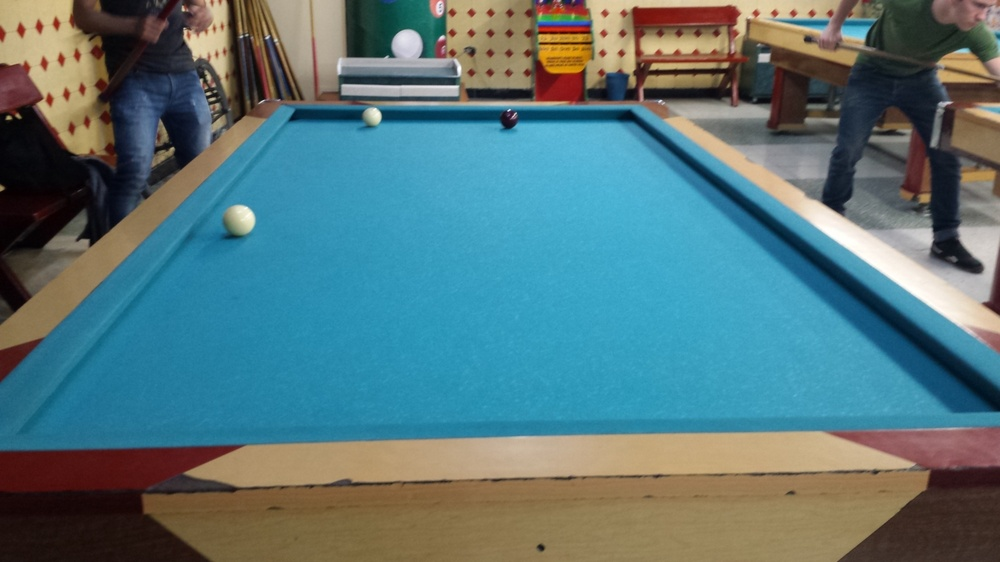
#> input picture images/billiard/b23.jpg, 1000 x 562 px, shrunk from 1366 x 768 before the run
$ python billiard.py   (older library calls are emulated)
#> lines starting #> are read from the running program, lines starting #| are printed output that depends on the picture; after the words box and inside, x2 and y2 are one past the last pixel; in counts of white or black regions, pixels touching at a corner belong together
import numpy as np
import cv2

# Load image
bgr_image = cv2.imread('./images/billiard/b23.jpg')
#> bgr_image is the input picture: shape (562, 1000, 3); mean B, G, R 122.1, 118.3, 87.3

height, width, deep = bgr_image.shape
#> height = 562; width = 1000; deep = 3

bgr_image = cv2.medianBlur(bgr_image,5)
hsv_image = cv2.cvtColor(bgr_image, cv2.COLOR_BGR2HSV)
#> hsv_image: shape (562, 1000, 3); mean H, S, V 68.6, 135.5, 143.9

# Convert to HSV colorspace
hsv = cv2.cvtColor(bgr_image, cv2.COLOR_BGR2HSV)

# Define color range for masking in HSV
lower = np.array([0, 0,  0])
upper = np.array([70, 255, 255])

# Apply the mask
mask = 255 - cv2.inRange(hsv, lower, upper)
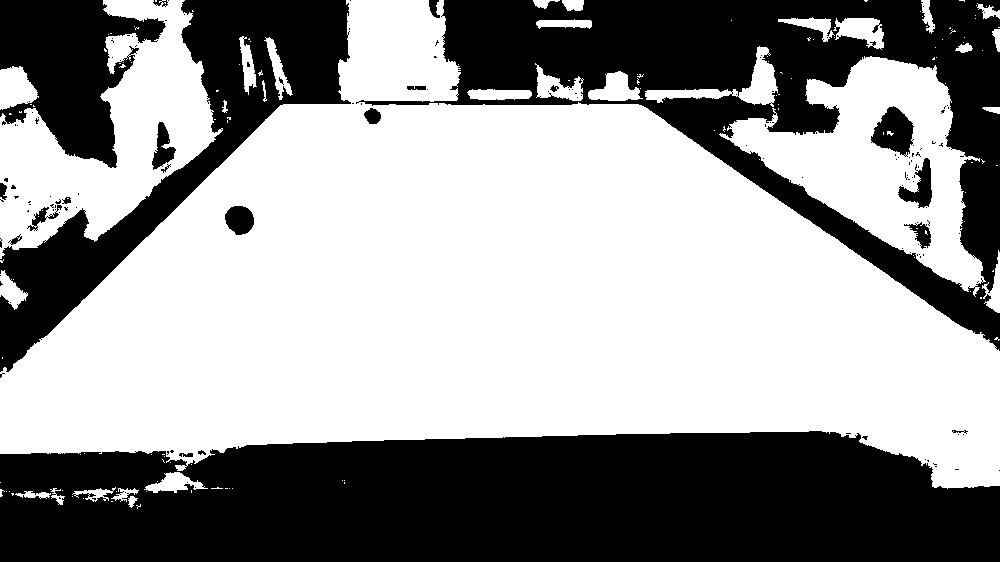
#> mask: shape (562, 1000); 58.9% white; 145 black regions (123 under 20 px)

#(source, destination, mask to apply)
#result = cv2.bitwise_and(bgr_image,bgr_image, mask=mask)

ret, thresh = cv2.threshold(mask, 127, 255, 0)
im2, contours, hierarchy = cv2.findContours(thresh, cv2.RETR_TREE, cv2.CHAIN_APPROX_SIMPLE)
#> contours = 416 contours, 360 with area under 20; largest, box (x1, y1, x2, y2) and area: (0, 0, 1000, 489) 267086, (719, 56, 986, 297) 28028, (0, 0, 223, 259) 25734, (645, 46, 778, 107) 1826, (870, 105, 915, 156) 1426


areas = [cv2.contourArea(contour) for contour in contours]
#> areas = 416 values, max 267086 at index 280, min 0 at index 1, mean 811.5
index = areas.index(max(areas))
#> index = 280


cv2.drawContours(bgr_image, contours, index, (0,255,0), 3)
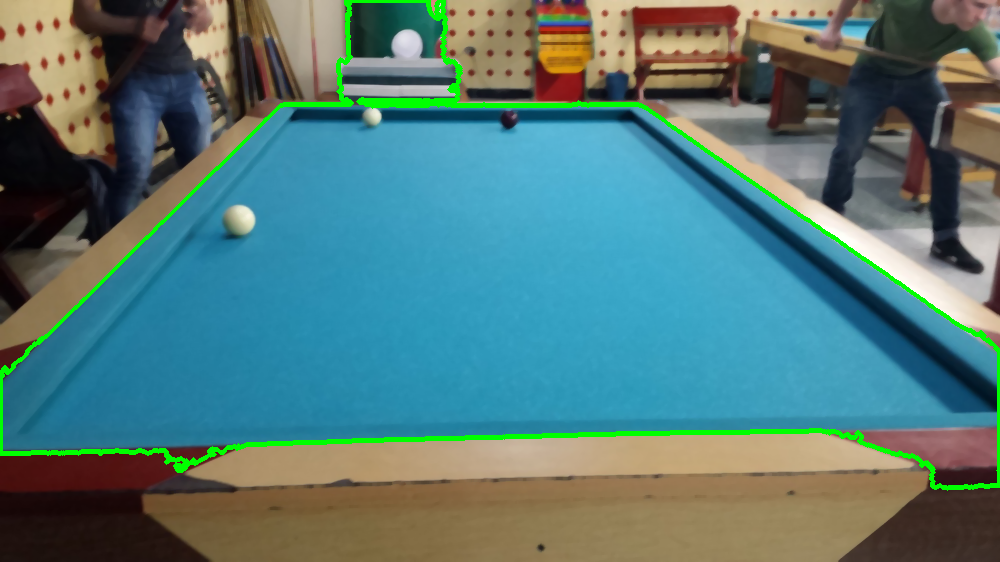
#> bgr_image: shape (562, 1000, 3); mean B, G, R 119.3, 121.6, 84.7

cv2.imshow('mask', bgr_image)
cv2.waitKey(0)
cv2.destroyAllWindows()

$ run again, with images/billiard/b1.jpg copied over images/billiard/b23.jpg
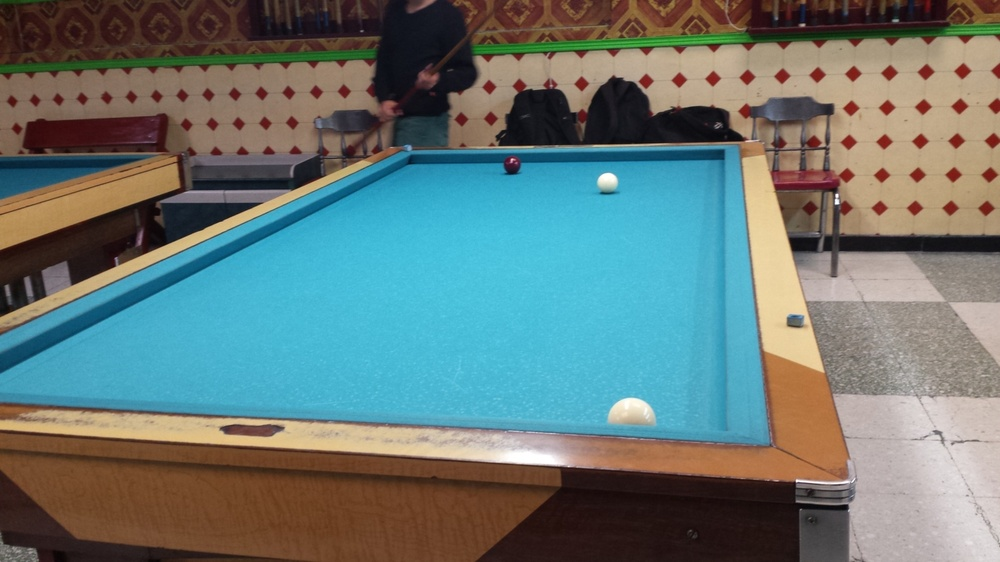
#> input picture images/billiard/b1.jpg, 1000 x 562 px, shrunk from 1366 x 768 before the run
#> bgr_image is the input picture: shape (562, 1000, 3); mean B, G, R 117, 120.1, 103.7
#> hsv_image: shape (562, 1000, 3); mean H, S, V 52.6, 118.7, 145.1
#> `mask = 255 - cv2.inRange(hsv, lower, upper)`:
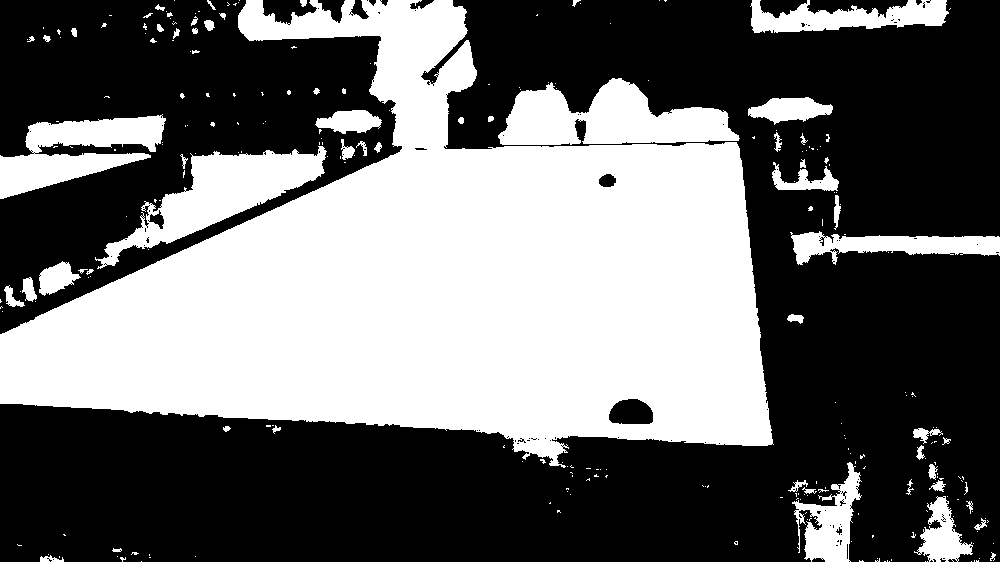
#> mask: shape (562, 1000); 41.6% white; 264 white regions (201 under 20 px)
#> contours = 521 contours, 468 with area under 20; largest, box (x1, y1, x2, y2) and area: (0, 0, 774, 468) 187023, (498, 78, 740, 145) 9406, (95, 146, 327, 269) 9163, (0, 114, 166, 199) 6795, (750, 0, 949, 33) 3704
#> areas = 521 values, max 187023 at index 472, min 0 at index 0, mean 446.6
#> index = 472
#> `cv2.drawContours(bgr_image, contours, index, (0,255,0), 3)`:
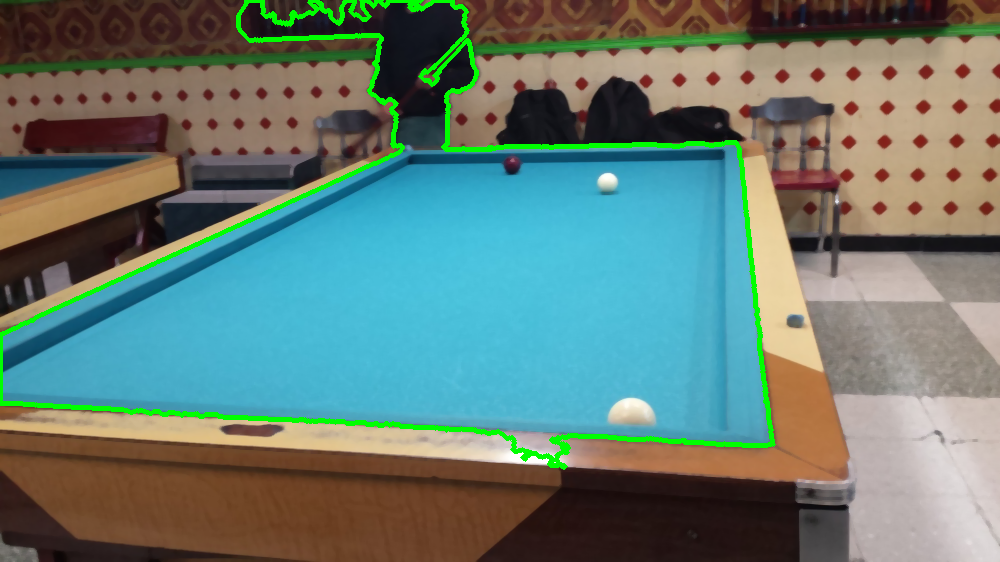
#> bgr_image: shape (562, 1000, 3); mean B, G, R 114.6, 124.1, 101.4

$ run again, with images/billiard/b10.jpg copied over images/billiard/b23.jpg
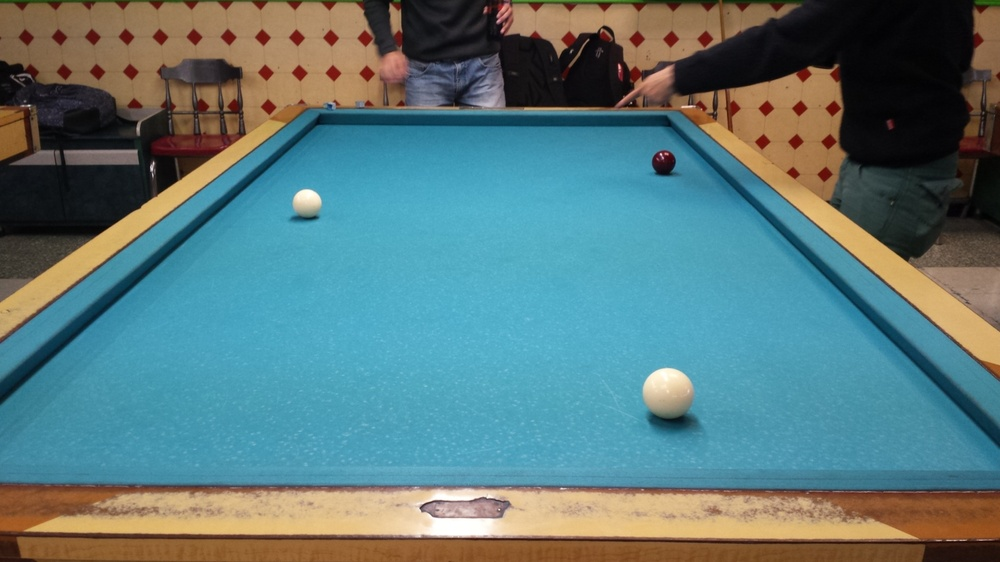
#> input picture images/billiard/b10.jpg, 1000 x 562 px, shrunk from 1366 x 768 before the run
#> bgr_image is the input picture: shape (562, 1000, 3); mean B, G, R 122.6, 121.3, 91
#> hsv_image: shape (562, 1000, 3); mean H, S, V 72, 129.4, 146.5
#> `mask = 255 - cv2.inRange(hsv, lower, upper)`:
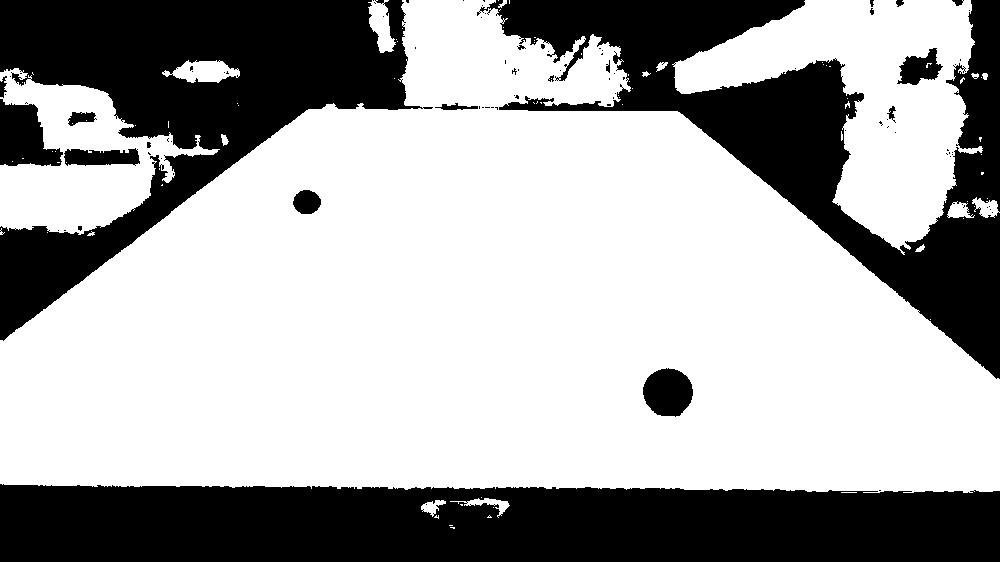
#> mask: shape (562, 1000); 65.6% white; 92 black regions (72 under 20 px)
#> contours = 270 contours, 239 with area under 20; largest, box (x1, y1, x2, y2) and area: (0, 0, 1000, 493) 315332, (672, 0, 983, 255) 34892, (0, 68, 220, 235) 17170, (642, 367, 694, 418) 1948, (63, 147, 141, 167) 1138
#> areas = 270 values, max 315331.5 at index 192, min 0 at index 1, mean 1394.4
#> index = 192
#> `cv2.drawContours(bgr_image, contours, index, (0,255,0), 3)`:
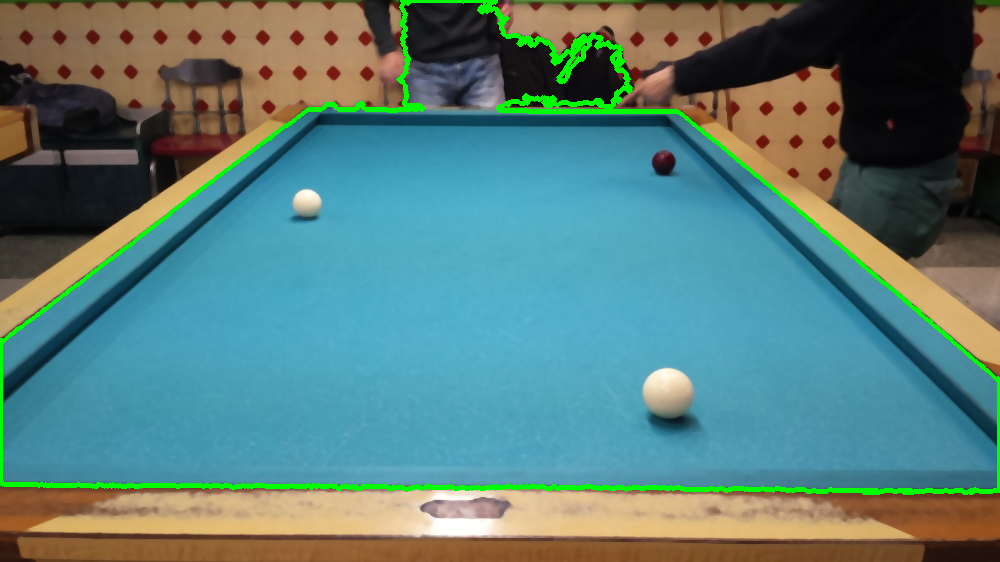
#> bgr_image: shape (562, 1000, 3); mean B, G, R 120.5, 125.9, 89

$ run again, with images/billiard/b11.jpg copied over images/billiard/b23.jpg
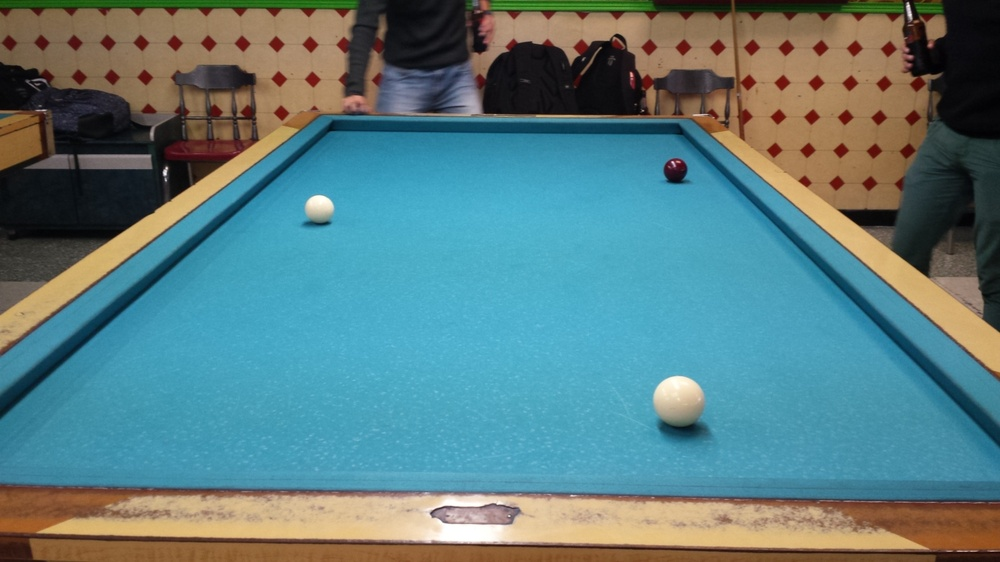
#> input picture images/billiard/b11.jpg, 1000 x 562 px, shrunk from 1366 x 768 before the run
#> bgr_image is the input picture: shape (562, 1000, 3); mean B, G, R 127.7, 125.3, 91.1
#> hsv_image: shape (562, 1000, 3); mean H, S, V 71.2, 132.1, 150.8
#> `mask = 255 - cv2.inRange(hsv, lower, upper)`:
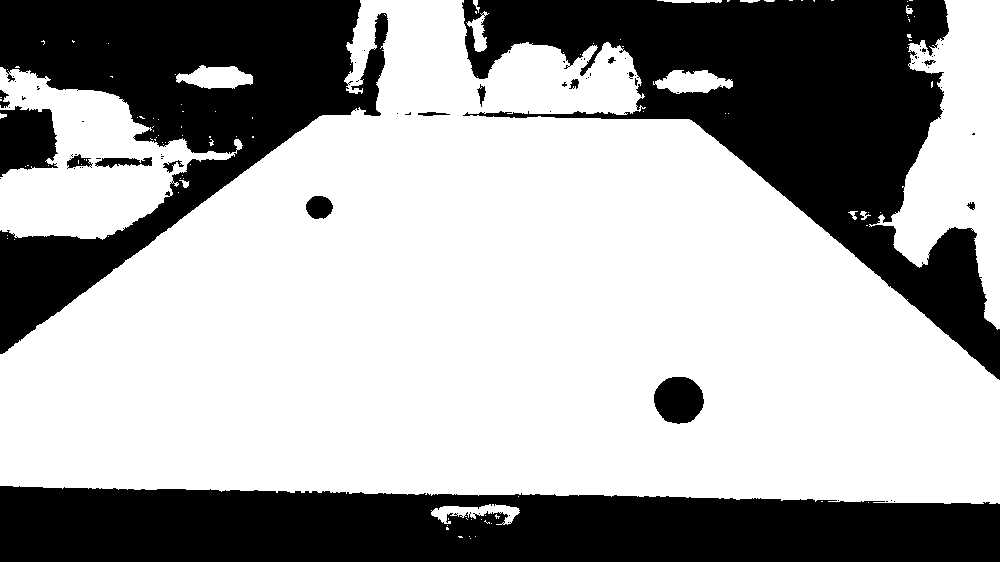
#> mask: shape (562, 1000); 64.6% white; 79 black regions (62 under 20 px)
#> contours = 252 contours, 222 with area under 20; largest, box (x1, y1, x2, y2) and area: (0, 0, 1000, 504) 319430, (869, 0, 1000, 330) 20152, (0, 67, 243, 240) 19820, (653, 376, 705, 425) 1906, (176, 65, 253, 89) 1148
#> areas = 252 values, max 319430.5 at index 206, min 0 at index 0, mean 1457.8
#> index = 206
#> `cv2.drawContours(bgr_image, contours, index, (0,255,0), 3)`:
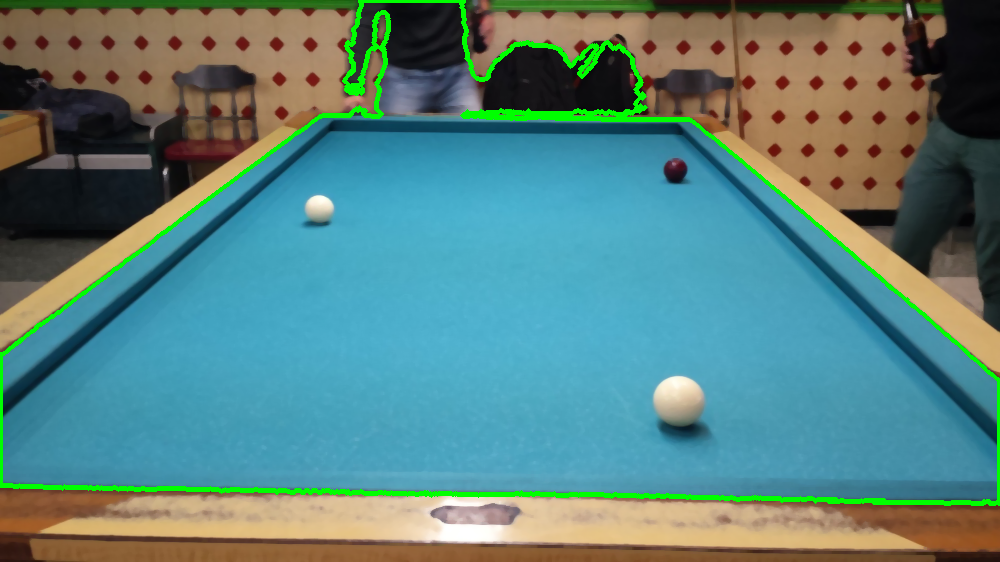
#> bgr_image: shape (562, 1000, 3); mean B, G, R 125.5, 130.1, 88.9
